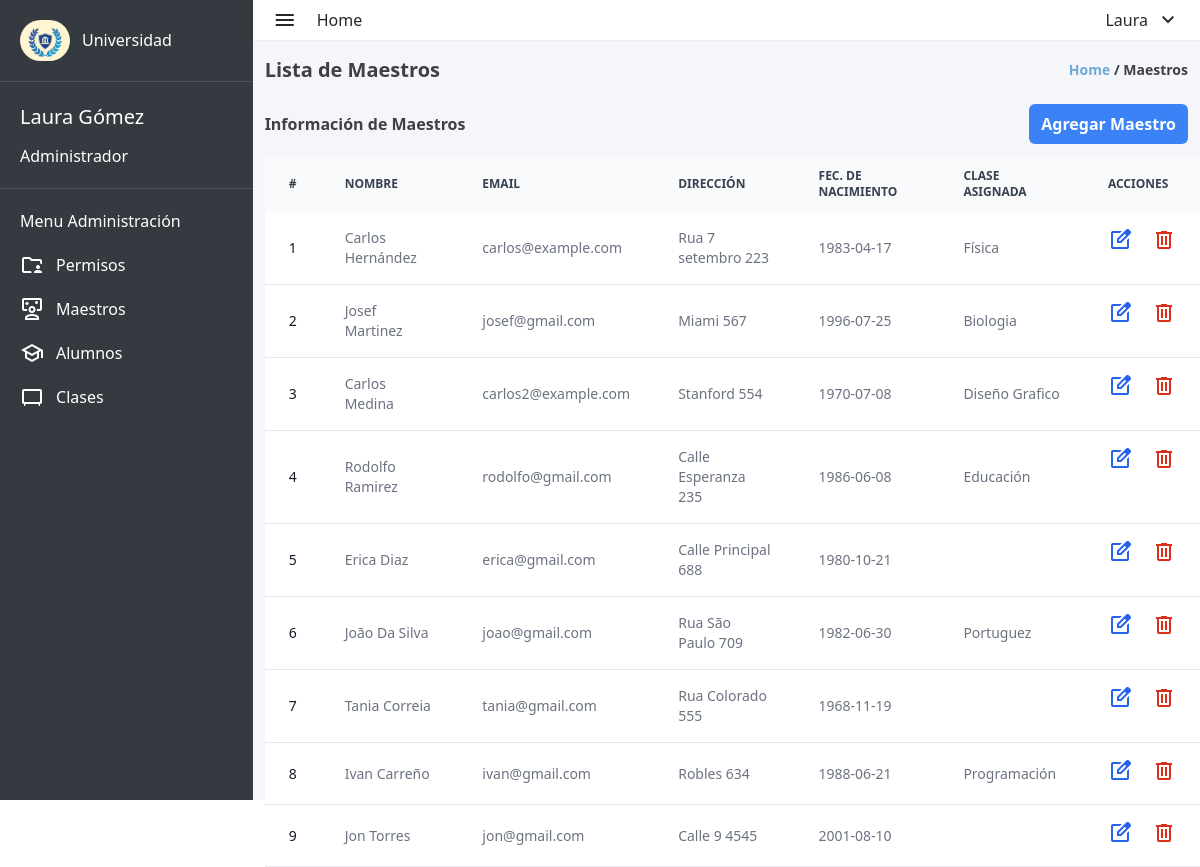
Page /admin/admin_maestros.php (signed in) on the committed database.
### tables this page shows
CREATE TABLE `usuarios` (
  `user_id` int(11) NOT NULL,
  `matricula` int(10) DEFAULT NULL,
  `nombre` varchar(100) DEFAULT NULL,
  `apellido` varchar(100) DEFAULT NULL,
  `correo_electronico` varchar(100) DEFAULT NULL,
  `contrasena` varchar(255) DEFAULT NULL,
  `direccion` varchar(100) DEFAULT NULL,
  `fecha_nacimiento` date DEFAULT NULL,
  `rol` enum('ADMIN','MAESTRO','ALUMNO') DEFAULT NULL,
  `materia_asignada` varchar(100) DEFAULT '0',
  `materias_inscritas` text DEFAULT NULL
);

CREATE TABLE `materias` (
  `id_materia` int(11) NOT NULL,
  `nombre` varchar(100) DEFAULT NULL
);

### admin/admin_maestros.php (the view, shortened to what this page needs)
<?php
require_once "../database/database.php";
$user_id = $_SESSION['id'];
$sql = "SELECT  nombre, apellido FROM usuarios WHERE user_id = '$user_id'";
$result = mysqli_query($conexion, $sql);
$row = mysqli_fetch_assoc($result);
if ($row) {
    $nombre = $row['nombre'];
    $apellido = $row['apellido'];
} else {
    echo "No se encontraron datos para el usuario con el ID proporcionado.";
}
?>
<!DOCTYPE html>
<html lang="en">
<head>
    <link rel="stylesheet" href="../styles.css">
</head>
<body>
    <div class="w-screen h-screen flex bg-lightgray">
        <aside class="w-80 h-full bg-dark">
            <div class="flex items-center gap-3 p-5">
                <img class="rounded-full" src="../assets/logo-aside.jpg" alt="university-logo" width="50px" height="60px">
                <span class="text-white font-medium">Universidad</span>
            </div>
            <div style="width: 100%; height: 1px; background-color: #4c5157; "></div>
            <div class="text-white flex flex-col p-5 gap-3">
                <span style="font-size: 20px;"><?php echo $nombre . ' ' . $apellido; ?></span>
                <span>Administrador</span>
            </div>
            <div style="width: 100%; height: 1px; background-color: #4c5157; "></div>
            <div class="text-white flex flex-col gap-5 p-5">
                <p>Menu Administración</p>
                <div>
                    <a href="admin_permisos.php" class="flex items-center gap-3 ">
                        <span class="material-symbols-outlined ">
                        </span>
                        <span>Permisos</span>
                    </a>
                </div>
                <div>
                    <a href="admin_maestros.php" class="flex items-center gap-3 ">
                        <span class="material-symbols-outlined">
                        </span>
                        <span>Maestros</span>
                    </a>
                </div>
                <div>
                    <a href="admin_alumnos.php" class="flex items-center gap-3 ">
                        <span class="material-symbols-outlined">
                        </span>
                        <span>Alumnos</span>
                    </a>
                </div>
                <div>
                    <a href="admin_clases.php" class="flex items-center gap-3 ">
                        <span class="material-symbols-outlined">
                        </span>
                        <span>Clases</span>
                    </a>
                </div>
            </div>
        </aside>
        <div class="w-full flex flex-col">
            <header class="w-full flex items-center justify-between h-10 p-5 bg-white shadow-sm">
                <div class="flex items-center gap-5">
                    <span class="material-symbols-outlined text-zinc-800">
                    </span>
                    <a href="admin_dashboard.php"><span class="text-zinc-800 ">
                            Home
                        </span></a>
                </div>
                <nav>
                    <li class="flex items-center gap-2 text-zinc-800 cursor-pointer" onclick="toggleLogoutMenu()">
                        <?php echo $nombre ?>
                        <ul class="flex flex-col">
                            <span class="material-symbols-outlined">
                            </span>
                    </li>
                </nav>
            </header>
            <div class="h-full pl-3">
                <div class="w-full flex items-center justify-between pr-3 mt-4 mb-5">
                    <h1 class="font-bold text-zinc-700 text-xl ">Lista de Maestros</h1>
                    <p class="font-semibold text-sm text-zinc-700"><span class="text-myblue">Home</span> / Maestros
                    </p>
                </div>
                <div class="w-full flex items-center justify-between mb-3 pr-3">
                    <span class="font-semibold text-zinc-700">Información de Maestros</span>
                    <a href="create_maestros.php"><button class="text-white font-semibold p-2 px-3 bg-blue-500 rounded-md self-end">
                            Agregar Maestro
                        </button></a>
                </div>
                <div class="scrollable-container ">
                    <table class="custom-table w-full text-sm text-left text-gray-500 dark:text-gray-400">
                        <thead class="text-xs text-gray-700 uppercase bg-gray-50 dark:bg-gray-700 dark:text-gray-400">
                            <tr>
                                <th scope="col" class="px-6 py-3">
                                    #
                                </th>
                                <th scope="col" class="px-6 py-3">
                                    Nombre
                                </th>
                                <th scope="col" class="px-6 py-3">
                                    Email
                                </th>
                                <th scope="col" class="px-6 py-3">
                                    Dirección
                                </th>
                                <th scope="col" class="px-6 py-3">
                                    Fec. de Nacimiento
                                </th>
                                <th scope="col" class="px-6 py-3">
                                    Clase Asignada
                                </th>
                                <th scope="col" class="px-6 py-3">
                                    Acciones
                                </th>
                            </tr>
                        </thead>
                        <tbody>
                            <?php
                            $consulta = "SELECT u.user_id, u.nombre, u.apellido, u.correo_electronico, u.direccion, u.fecha_nacimiento, m.nombre AS materia_asignada
                            FROM usuarios u
                            LEFT JOIN materias m ON u.materia_asignada = m.id_materia
                            WHERE u.rol = 'MAESTRO'";
                            $resultado = $conexion->query($consulta);
                            if ($resultado->num_rows > 0) {
                                $contador = 1;
                                while ($profesor = $resultado->fetch_assoc()) {
                                    echo '<tr class="bg-white border-b dark:bg-gray-900 dark:border-gray-700">
                                  <th scope="row" class="px-6 py-4 font-medium text-gray-900 whitespace-nowrap dark:text-white">
                                   ' . $contador . '
                                    </th>
                                    <td class="px-6 py-4">
                                    ' . $profesor['nombre'] . ' ' . $profesor['apellido'] . '
                                     </td>
                                     <td class="px-6 py-4">
                                     ' . $profesor['correo_electronico'] . '
                                     </td>
                                     <td class="px-6 py-4" >
                                     ' . $profesor['direccion'] . '
                                     </td>
                                     <td class="px-6 py-4">
                                     ' . $profesor['fecha_nacimiento'] . '
                                     </td>
                                     <td class="px-6 py-4">
                                     ' . $profesor['materia_asignada'] . '
                                     </td>
                                     <td class="px-6 py-4 flex gap-5 items-center">
                                     <a href="edit_maestros.php?id=' . $profesor['user_id'] . ' " class="font-medium text-blue-600 dark:text-blue-500 ">
                                     <span class="material-symbols-outlined">
                                     edit_square
                                     </span>
                                     </a>
                                     <a href="delete_maestros.php?id=' . $profesor['user_id'] . ' " class="font-medium">
                                     <span class="material-symbols-outlined" style="color: #Dc2f19;">
                                     delete
                                     </span>
                                     </a>
                                     </td>
                                     </tr>';
                                    $contador++;
                                }
                                echo '</table>';
                            } else {
                                echo "No hay profesores registrados.";
                            }
                            ?>
                </div>
            </div>
        </div>
    </div>
</body>
</html>

### styles.css (style rules this page uses)
html { line-height: 1.5; -webkit-text-size-adjust: 100%; -moz-tab-size: 4; -o-tab-size: 4; tab-size: 4; font-family: ui-sans-serif, system-ui, -apple-system, BlinkMacSystemFont, "Segoe UI", Roboto, "Helvetica Neue", Arial, "Noto Sans", sans-serif, "Apple Color Emoji", "Segoe UI Emoji", "Segoe UI Symbol", "Noto Color Emoji"; font-feature-settings: normal; font-variation-settings: normal; }
body { margin: 0; line-height: inherit; }
h1, h2, h3, h4, h5, h6 { font-size: inherit; font-weight: inherit; }
a { color: inherit; text-decoration: inherit; }
table { text-indent: 0; border-color: inherit; border-collapse: collapse; }
button, input, optgroup, select, textarea { font-family: inherit; font-feature-settings: inherit; font-variation-settings: inherit; font-size: 100%; font-weight: inherit; line-height: inherit; color: inherit; margin: 0; padding: 0; }
button, select { text-transform: none; }
button, [type='button'], [type='reset'], [type='submit'] { -webkit-appearance: button; background-color: transparent; background-image: none; }
blockquote, dl, dd, h1, h2, h3, h4, h5, h6, hr, figure, p, pre { margin: 0; }
ol, ul, menu { list-style: none; margin: 0; padding: 0; }
button, [role="button"] { cursor: pointer; }
img, svg, video, canvas, audio, iframe, embed, object { display: block; vertical-align: middle; }
img, video { max-width: 100%; height: auto; }
.mb-3 { margin-bottom: 0.75rem; }
.mb-5 { margin-bottom: 1.25rem; }
.mt-4 { margin-top: 1rem; }
.flex { display: flex; }
.h-10 { height: 2.5rem; }
.h-full { height: 100%; }
.h-screen { height: 100vh; }
.w-80 { width: 20rem; }
.w-full { width: 100%; }
.w-screen { width: 100vw; }
.cursor-pointer { cursor: pointer; }
.flex-col { flex-direction: column; }
.items-center { align-items: center; }
.justify-between { justify-content: space-between; }
.gap-2 { gap: 0.5rem; }
.gap-3 { gap: 0.75rem; }
.gap-5 { gap: 1.25rem; }
.self-end { align-self: flex-end; }
.whitespace-nowrap { white-space: nowrap; }
.rounded-full { border-radius: 9999px; }
.rounded-md { border-radius: 0.375rem; }
.border-b { border-bottom-width: 1px; }
.bg-blue-500 { --tw-bg-opacity: 1; background-color: rgb(59 130 246 / var(--tw-bg-opacity)); }
.bg-dark { --tw-bg-opacity: 1; background-color: rgb(53 58 64 / var(--tw-bg-opacity)); }
.bg-gray-50 { --tw-bg-opacity: 1; background-color: rgb(249 250 251 / var(--tw-bg-opacity)); }
.bg-lightgray { --tw-bg-opacity: 1; background-color: rgb(245 246 250 / var(--tw-bg-opacity)); }
.bg-white { --tw-bg-opacity: 1; background-color: rgb(255 255 255 / var(--tw-bg-opacity)); }
.p-2 { padding: 0.5rem; }
.p-5 { padding: 1.25rem; }
.px-3 { padding-left: 0.75rem; padding-right: 0.75rem; }
.px-6 { padding-left: 1.5rem; padding-right: 1.5rem; }
.py-3 { padding-top: 0.75rem; padding-bottom: 0.75rem; }
.py-4 { padding-top: 1rem; padding-bottom: 1rem; }
.pl-3 { padding-left: 0.75rem; }
.pr-3 { padding-right: 0.75rem; }
.text-left { text-align: left; }
.text-sm { font-size: 0.875rem; line-height: 1.25rem; }
.text-xl { font-size: 1.25rem; line-height: 1.75rem; }
.text-xs { font-size: 0.75rem; line-height: 1rem; }
.font-bold { font-weight: 700; }
.font-medium { font-weight: 500; }
.font-semibold { font-weight: 600; }
.uppercase { text-transform: uppercase; }
.text-blue-600 { --tw-text-opacity: 1; color: rgb(37 99 235 / var(--tw-text-opacity)); }
.text-gray-500 { --tw-text-opacity: 1; color: rgb(107 114 128 / var(--tw-text-opacity)); }
.text-gray-700 { --tw-text-opacity: 1; color: rgb(55 65 81 / var(--tw-text-opacity)); }
.text-gray-900 { --tw-text-opacity: 1; color: rgb(17 24 39 / var(--tw-text-opacity)); }
.text-myblue { --tw-text-opacity: 1; color: rgb(110 169 215 / var(--tw-text-opacity)); }
.text-white { --tw-text-opacity: 1; color: rgb(255 255 255 / var(--tw-text-opacity)); }
.text-zinc-700 { --tw-text-opacity: 1; color: rgb(63 63 70 / var(--tw-text-opacity)); }
.text-zinc-800 { --tw-text-opacity: 1; color: rgb(39 39 42 / var(--tw-text-opacity)); }
.shadow-sm { --tw-shadow: 0 1px 2px 0 rgb(0 0 0 / 0.05); --tw-shadow-colored: 0 1px 2px 0 var(--tw-shadow-color); box-shadow: var(--tw-ring-offset-shadow, 0 0 #0000), var(--tw-ring-shadow, 0 0 #0000), var(--tw-shadow); }

### admin/admin_maestros.php (style rules this page uses)
.custom-table { border-collapse: collapse; width: 100%; }
.scrollable-container { overflow: auto; max-height: 800px; }

### rows in the picture
usuarios: nombre "Laura", apellido "Gómez"
usuarios: nombre "Carlos", apellido "Hernández", correo_electronico "carlos@example.com", direccion "Rua 7 setembro 223", fecha_nacimiento "1983-04-17", materias.nombre "Física"
usuarios: nombre "Josef", apellido "Martinez", correo_electronico "josef@gmail.com", direccion "Miami 567", fecha_nacimiento "1996-07-25", materias.nombre "Biologia"
usuarios: nombre "Carlos", apellido "Medina", correo_electronico "carlos2@example.com", direccion "Stanford 554", fecha_nacimiento "1970-07-08", materias.nombre "Diseño Grafico"
usuarios: nombre "Rodolfo", apellido "Ramirez", correo_electronico "rodolfo@gmail.com", direccion "Calle Esperanza 235", fecha_nacimiento "1986-06-08", materias.nombre "Educación"
usuarios: nombre "Erica", apellido "Diaz", correo_electronico "erica@gmail.com", direccion "Calle Principal 688", fecha_nacimiento "1980-10-21"
usuarios: nombre "João", apellido "Da Silva", correo_electronico "joao@gmail.com", direccion "Rua São Paulo 709", fecha_nacimiento "1982-06-30", materias.nombre "Portuguez"
usuarios: nombre "Tania", apellido "Correia", correo_electronico "tania@gmail.com", direccion "Rua Colorado 555", fecha_nacimiento "1968-11-19"
usuarios: nombre "Ivan", apellido "Carreño", correo_electronico "ivan@gmail.com", direccion "Robles 634", fecha_nacimiento "1988-06-21", materias.nombre "Programación"
usuarios: nombre "Jon", apellido "Torres", correo_electronico "jon@gmail.com", direccion "Calle 9 4545", fecha_nacimiento "2001-08-10"
